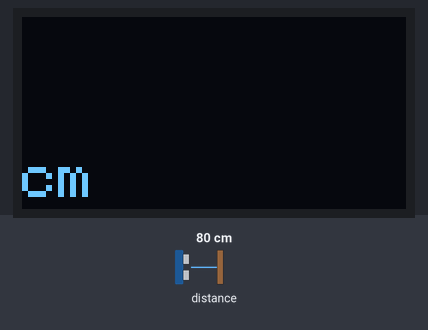
This sketch was run on a simulated Arduino Uno, built with avr-gcc and run on an emulated ATmega328P. Shown: 128×64 one-colour display. The test bench sets the inputs (shaded band); at power-on: distance to the obstacle 80 cm.

Above: at 3.2 s.
3.3 s: distance to the obstacle set to 2 cm
At 4.5 s:
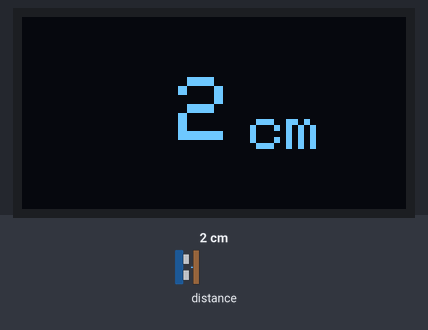
5.2 s: distance to the obstacle set to 4 cm
At 6.2 s:
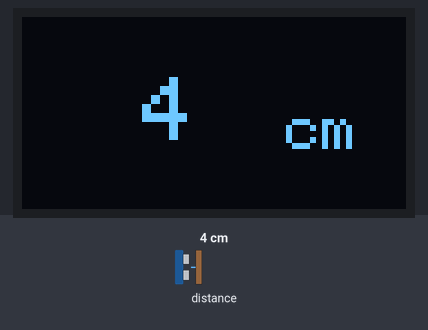
6.9 s: distance to the obstacle set to 9 cm
At 8.0 s:
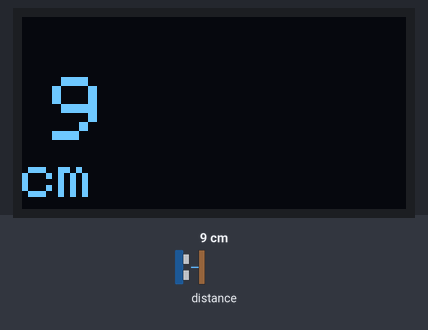
Timing chart, 0 to 9.9 s (numbered marks = the images above; inputs shaded):
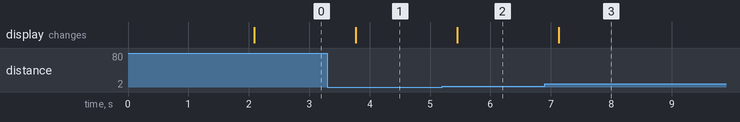

The sketch:

firmware_v1.0.ino
```cpp
/*
  Arduino code for VL53L0X distance sensor
  displaying distance in cm on a 128x64 OLED.
  Author: Aleko Khomasuridze
*/


#include <Wire.h>
#include <Adafruit_VL53L0X.h>
#include <Adafruit_SSD1306.h>

#define OLED_RESET    -1
Adafruit_SSD1306 display(OLED_RESET);

Adafruit_VL53L0X lox = Adafruit_VL53L0X();

void setup() {
  Serial.begin(115200);

  // Initialize the OLED display
  if(!display.begin(SSD1306_I2C_ADDRESS, OLED_RESET)) {
    Serial.println(F("SSD1306 allocation failed"));
    for(;;);
  }
  delay(2000);

  // Initialize the VL53L0X sensor
  if(!lox.begin()) {
    Serial.println(F("Failed to boot VL53L0X"));
    for(;;);
  }
}

void loop() {
  // Read the distance value from the VL53L0X sensor
  VL53L0X_RangingMeasurementData_t measure;
  lox.rangingTest(&measure, false);
  int distance = measure.RangeMilliMeter;

  // Convert distance from millimeters to centimeters
  int distance_cm = distance / 10;

  // Display the distance in centimeters on the OLED screen
  display.clearDisplay();
  display.setTextSize(3);
  display.setTextColor(SSD1306_WHITE);

  // Calculate the position to center the text
  int xPos = (display.width() - (distance_cm * 12)) / 2; // Adjust multiplier based on font width

  display.setCursor(xPos, 20);
  display.print(distance_cm);

  // Display "cm" in a smaller font
  display.setTextSize(2);
  display.setCursor(xPos + (distance_cm * 12), 30); // Adjust spacing based on font width
  display.print("cm");

  display.display();

  delay(500); // You can adjust the delay based on your preference
}
```

Measured:
- after the input at 3.3 s, the display: changes after 0.47 s (image 1)
- after the input at 5.2 s, the display: changes after 0.25 s (image 2)
- after the input at 6.9 s, the display: changes after 0.23 s (image 3)
